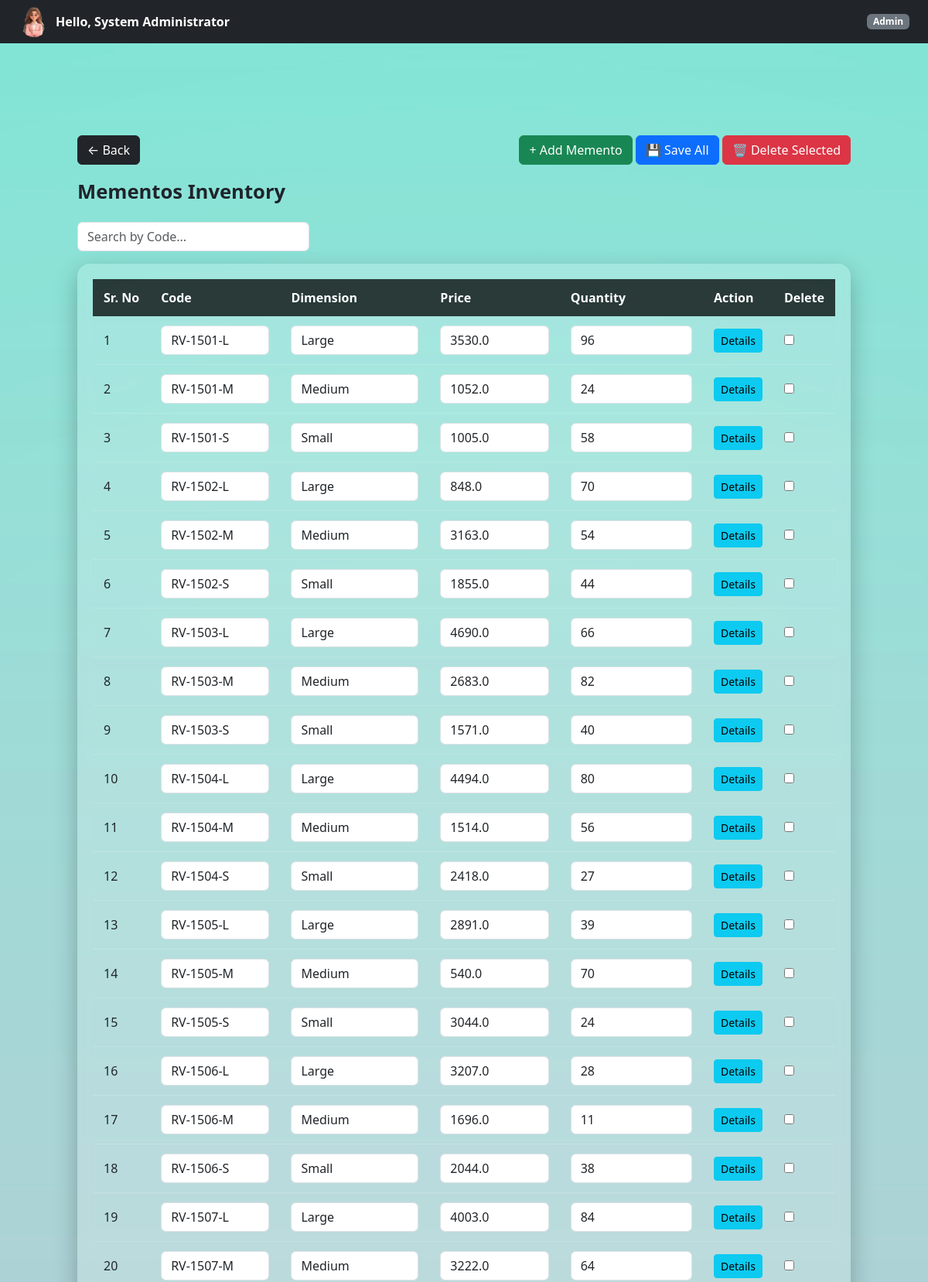
Screenshot of /admin/mementos (signed in, upper part) with the database file from the repository.
### controller/models.py (models this page shows)
class Memento(db.Model):
    __tablename__ = "mementos"
    id = db.Column(db.Integer, primary_key=True)
    code = db.Column(
        db.String(100),
        nullable=False,
        unique=True
    )
    dimension = db.Column(db.String(100), nullable=False)
    price = db.Column(db.Float, nullable=False)
    quantity = db.Column(db.Integer, default=0)
    materials = db.relationship(
    "MementoMaterial",
    backref="memento",
    cascade="all, delete-orphan"
)

### controller/admin.py (the view)
@admin_bp.route("/mementos")
@login_required
@role_required("Admin")
def view_mementos():
    mementos = Memento.query.all()
    foils = Foil.query.all()
    paints = Paint.query.all()
    accessories = Accessory.query.all()
    boards = Board.query.all()
    return render_template(
        "admin/memento.html",
        mementos=mementos,
        foils=foils,
        paints=paints,
        accessories=accessories,
        boards=boards
    )

### templates/admin/memento.html (shortened to what this page needs)
{% extends "base.html" %}
{% block page_class %}company-dashboard-bg{% endblock %}
{% block free_content %}
{% include "partials/navbar.html" %}
<div class="dashboard-container">
    <div class="d-flex justify-content-between align-items-center mb-3">
        <a href="{{ url_for('admin.dashboard') }}"
           class="btn btn-dark">
            ← Back
        </a>
        <div>
            <button class="btn btn-success"
                    onclick="addMementoRow()">
                + Add Memento
            </button>
            <button form="mementoForm"
                    class="btn btn-primary">
                💾 Save All
            </button>
            <button type="button"
                    class="btn btn-danger"
                    onclick="deleteSelectedMementos()">
                🗑 Delete Selected
            </button>
        </div>
    </div>
    <div class="page-title">
        Mementos Inventory
    </div>
    <input
        type="text"
        id="searchInput"
        placeholder="Search by Code..."
        class="form-control mb-3"
        style="max-width:300px;"
    >
    <form
        id="mementoForm"
        method="POST"
        action="{{ url_for('admin.bulk_update_mementos') }}"
    >
        <div class="glass-table">
            <table>
                <thead>
                    <tr>
                        <th>Sr. No</th>
                        <th>Code</th>
                        <th>Dimension</th>
                        <th>Price</th>
                        <th>Quantity</th>
                        <th>Action</th>
                        <th>Delete</th>
                    </tr>
                </thead>
                <tbody id="mementoTableBody">
                    {% for memento in mementos %}
                    <tr>
                        <td class="sr-no">
                            {{ loop.index }}
                        </td>
                        <td>
                            <input
                                name="code[]"
                                value="{{ memento.code }}"
                                class="form-control"
                            >
                        </td>
                        <td>
                            <input
                                name="dimension[]"
                                value="{{ memento.dimension }}"
                                class="form-control"
                            >
                        </td>
                        <td>
                            <input
                                name="price[]"
                                value="{{ memento.price }}"
                                class="form-control"
                            >
                        </td>
                        <td>
                            <input
                                name="quantity[]"
                                value="{{ memento.quantity }}"
                                class="form-control"
                            >
                        </td>
                        <td>
                            <button
                                type="button"
                                class="btn btn-info btn-sm"
                                data-memento-id="{{ memento.id }}"
                                onclick="openMaterialModal(this.dataset.mementoId)">
                                Details
                            </button>
                        </td>
                        <td>
                            <input
                                type="checkbox"
                                name="selected_ids[]"
                                value="{{ memento.id }}"
                            >
                        </td>
                    </tr>
                    {% endfor %}
                </tbody>
            </table>
        </div>
    </form>
</div>
{% endblock %}

### static/styles/main.css (style rules this page uses)
html, body { height: 100%; margin: 0; }
.dashboard-container { width: 100%; padding: 90px 40px 40px; }
.page-title { font-size: 1.6rem; font-weight: 600; color: #1f232a; margin-bottom: 20px; }
.glass-table { background: rgba(255, 255, 255, 0.18); backdrop-filter: blur(10px); -webkit-backdrop-filter: blur(10px); border-radius: 16px; padding: 20px; box-shadow: 0 10px 30px rgba(0, 0, 0, 0.25); width: 100%; overflow-x: auto; }
.glass-table table { width: 100%; border-collapse: collapse; }
.glass-table thead { background: rgba(0, 0, 0, 0.75); color: #ffffff; }
.glass-table th, .glass-table td { padding: 12px 14px; text-align: left; white-space: nowrap; }
.glass-table tbody tr { border-bottom: 1px solid rgba(255, 255, 255, 0.15); }
body { padding-top: 55px; }

### rows the page displays
Memento: code "RV-1501-L", dimension "Large", price "3530.0", quantity "96"
Memento: code "RV-1501-M", dimension "Medium", price "1052.0", quantity "24"
Memento: code "RV-1501-S", dimension "Small", price "1005.0", quantity "58"
Memento: code "RV-1502-L", dimension "Large", price "848.0", quantity "70"
Memento: code "RV-1502-M", dimension "Medium", price "3163.0", quantity "54"
Memento: code "RV-1502-S", dimension "Small", price "1855.0", quantity "44"
Memento: code "RV-1503-L", dimension "Large", price "4690.0", quantity "66"
Memento: code "RV-1503-M", dimension "Medium", price "2683.0", quantity "82"
Memento: code "RV-1503-S", dimension "Small", price "1571.0", quantity "40"
Memento: code "RV-1504-L", dimension "Large", price "4494.0", quantity "80"
Memento: code "RV-1504-M", dimension "Medium", price "1514.0", quantity "56"
Memento: code "RV-1504-S", dimension "Small", price "2418.0", quantity "27"
Memento: code "RV-1505-L", dimension "Large", price "2891.0", quantity "39"
Memento: code "RV-1505-M", dimension "Medium", price "540.0", quantity "70"
Memento: code "RV-1505-S", dimension "Small", price "3044.0", quantity "24"
Memento: code "RV-1506-L", dimension "Large", price "3207.0", quantity "28"
Memento: code "RV-1506-M", dimension "Medium", price "1696.0", quantity "11"
Memento: code "RV-1506-S", dimension "Small", price "2044.0", quantity "38"
Memento: code "RV-1507-L", dimension "Large", price "4003.0", quantity "84"
Memento: code "RV-1507-M", dimension "Medium", price "3222.0", quantity "64"

### other values shown
{{ session.get("user_name") }} "System Administrator"
